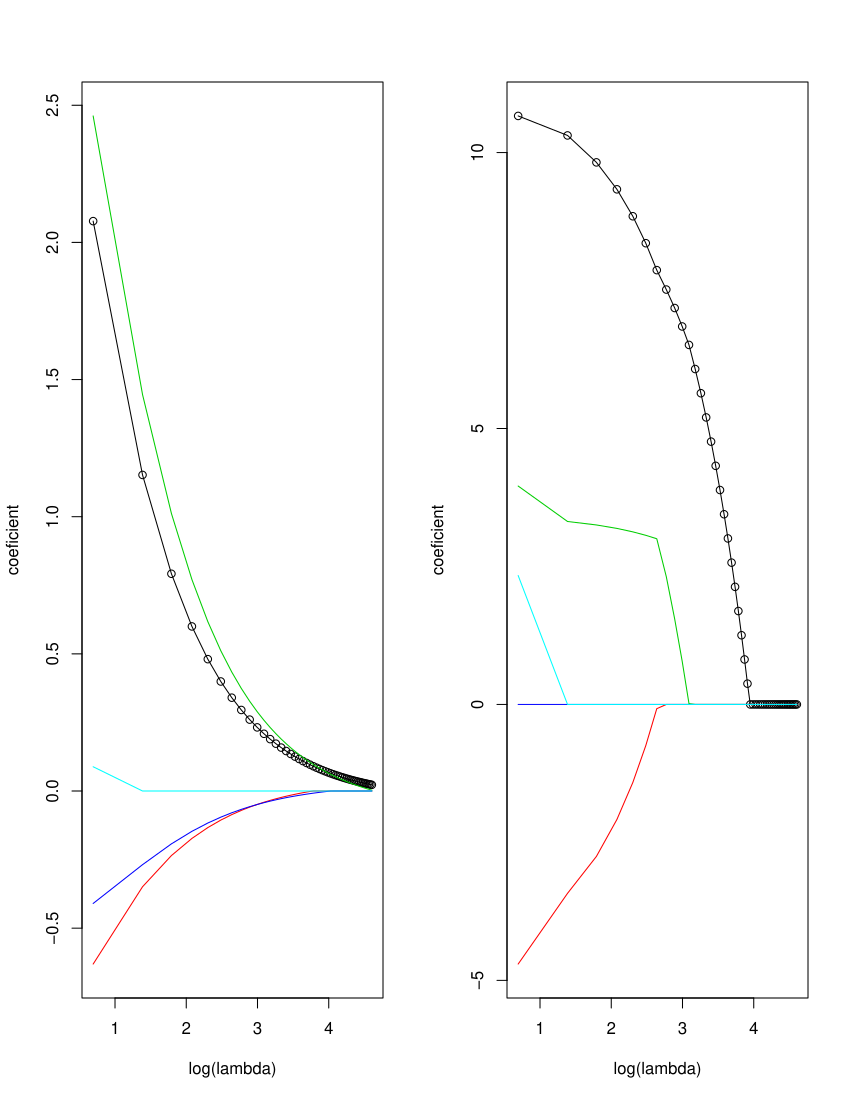

R code for this plot:
soft.th=function(lambda,x){
  return(sign(x)*pmax(abs(x)-lambda,0))
}

warm.start=function(X,y,lambda.max=100,standardize=TRUE,alpha=1){
  p=ncol(X)
  n=nrow(X)
  X=as.matrix(X)
  for(j in 1:p){
    X[,j]=X[,j]-mean(X[,j])
  }
  y=as.vector(y)
  y=y-mean(y)
  if(standardize==TRUE){
    scale=array(dim=p)
    for(j in 1:p){
      scale[j]=sqrt(covar(X[,j],X[,j]))
      X[,j]=X[,j]/scale[j]
    }
  }
  dec=round(lambda.max/50)
  lambda.seq=seq(lambda.max,1,-dec)
  r=length(lambda.seq)
  coef.seq=matrix(nrow=r,ncol=p)
  beta=array(0,dim=p)
  k=0
  for(lambda in lambda.seq){
    k=k+1
    beta.old=beta
    eps=1
    while(eps>0.01){
      for(j in 1:p){
        r=y-X[,-j]%*%beta[-j]
        beta[j]=soft.th(lambda*alpha,covar(r,X[,j]))/(covar(X[,j],X[,j])+lambda*(1-alpha))
      }
      eps=max(abs(beta-beta.old))
      beta.old=beta
    }
    if(standardize==TRUE){
      for(j in 1:p){
        beta[j]=beta[j]/scale[j]
      }
    }
    for(j in 1:p){
      coef.seq[k,j]=beta[j]#???
    }
  }
  return(coef.seq)
}

lambda.max=100
dec=round(lambda.max/50)
lambda.seq=seq(lambda.max,1,-dec)

crime=read.table("crime.txt")
X=crime[,3:7]
y=crime[,1]

par(mfrow=c(1,2))
#alpha=0.3
coef.seq=warm.start(X,y,300,alpha=0.3)
plot(log(lambda.seq),coef.seq[,1],
     xlab="log(lambda)",ylab="coeficient",ylim=c(min(coef.seq),max(coef.seq)))

for(j in 1:p){
  par(new)
  lines(log(lambda.seq),coef.seq[,j],col=j)
}

#alpha=1
coef.seq=warm.start(X,y,300)
plot(log(lambda.seq),coef.seq[,1],
     xlab="log(lambda)",ylab="coeficient",ylim=c(min(coef.seq),max(coef.seq)))

for(j in 1:p){
  par(new)
  lines(log(lambda.seq),coef.seq[,j],col=j)
}
